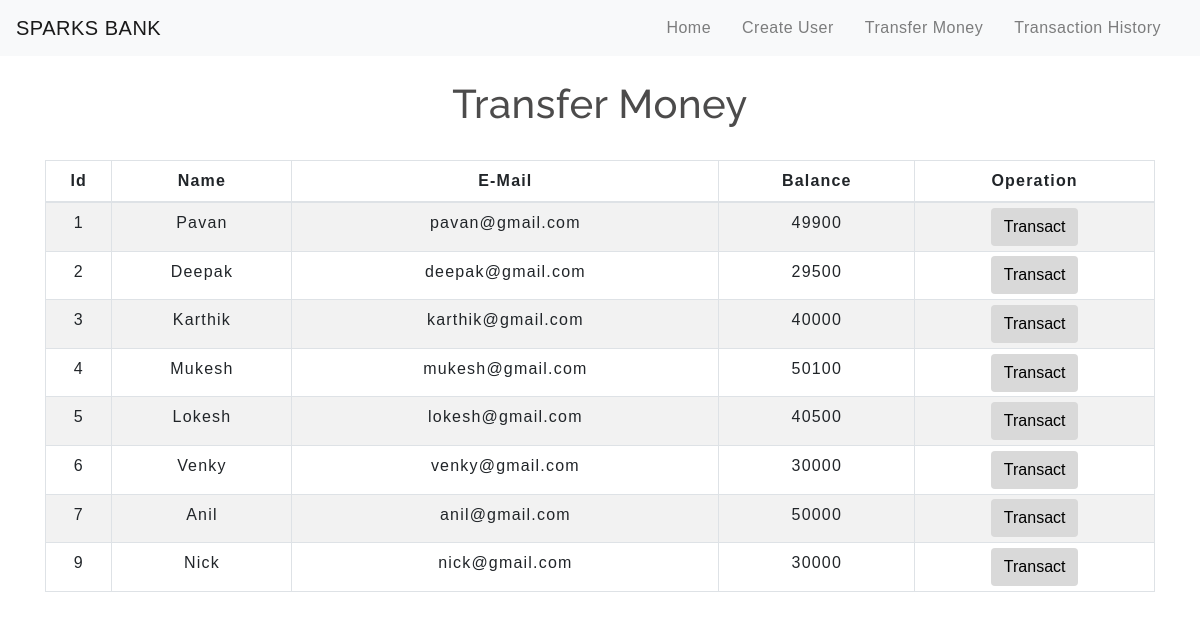
The app's page /transfermoney.php with its own data.
### tables this page shows
CREATE TABLE `users` (
  `id` int(3) NOT NULL,
  `name` text NOT NULL,
  `email` varchar(30) NOT NULL,
  `balance` int(8) NOT NULL
);

### transfermoney.php (the view, shortened to what this page needs)
<!DOCTYPE html>
<html lang="en">
<head>
    <link rel="stylesheet" href="https://maxcdn.bootstrapcdn.com/bootstrap/4.0.0/css/bootstrap.min.css">
    <link rel="stylesheet" type="text/css" href="css/table.css">
    <link rel="stylesheet" type="text/css" href="css/navbar.css">
</head>
<body>
<?php
    include 'config.php';
    $sql = "SELECT * FROM users";
    $result = mysqli_query($conn,$sql);
?>
<nav class="navbar navbar-expand-md navbar-light bg-light">
      <a class="navbar-brand" href="index.php">SPARKS BANK</a>
      <div class="collapse navbar-collapse" id="collapsibleNavbar">
            <ul class="navbar-nav ml-auto">
              <li class="nav-item">
                <a class="nav-link" href="index.php">Home</a>
              </li>
              <li class="nav-item">
                <a class="nav-link" href="createuser.php">Create User</a>
              </li>
              <li class="nav-item">
                <a class="nav-link" href="transfermoney.php">Transfer Money</a>
              </li>
              <li class="nav-item">
                <a class="nav-link" href="transactionhistory.php">Transaction History</a>
              </li>
          </div>
       </nav>
<div class="container">
        <h2 class="text-center pt-4">Transfer Money</h2>
        <br>
            <div class="row">
                <div class="col">
                    <div class="table-responsive-sm">
                    <table class="table table-hover table-sm table-striped table-condensed table-bordered">
                        <thead>
                            <tr>
                            <th scope="col" class="text-center py-2">Id</th>
                            <th scope="col" class="text-center py-2">Name</th>
                            <th scope="col" class="text-center py-2">E-Mail</th>
                            <th scope="col" class="text-center py-2">Balance</th>
                            <th scope="col" class="text-center py-2">Operation</th>
                            </tr>
                        </thead>
                        <tbody>
                <?php
                    while($rows=mysqli_fetch_assoc($result)){
                ?>
                    <tr>
                        <td class="py-2"><?php echo $rows['id'] ?></td>
                        <td class="py-2"><?php echo $rows['name']?></td>
                        <td class="py-2"><?php echo $rows['email']?></td>
                        <td class="py-2"><?php echo $rows['balance']?></td>
                        <td><a href="selecteduserdetail.php?id= <?php echo $rows['id'] ;?>"> <button type="button" class="btn">Transact</button></a></td>
                    </tr>
                <?php
                    }
                ?>
                        </tbody>
                    </table>
                    </div>
                </div>
            </div>
         </div>
</body>
</html>

### css/table.css (style rules this page uses)
* { padding: 0; margin: 0; box-sizing: border-box; font-family: sans-serif; }
h2 { font-size: 40px; }
table { letter-spacing: 1.2px; }
td { text-align: center; }
button { border:none; background: #d9d9d9; transition: 1s; }

### css/navbar.css (style rules this page uses)
.nav-link { margin-right: 15px; color:#2F363F; letter-spacing: 0.5px; transition: 0.5s; }
.navbar-brand { color: #4C4B4B; letter-spacing: 0.5px; }
h2 { color: #4C4B4B; letter-spacing: 0.5px; font-family: raleway; }

### transfermoney.php (style rules this page uses)
button { transition: 1.5s; }

### records on screen
users: id "1", name "Pavan", email "pavan@gmail.com", balance "49900"
users: id "2", name "Deepak", email "deepak@gmail.com", balance "29500"
users: id "3", name "Karthik", email "karthik@gmail.com", balance "40000"
users: id "4", name "Mukesh", email "mukesh@gmail.com", balance "50100"
users: id "5", name "Lokesh", email "lokesh@gmail.com", balance "40500"
users: id "6", name "Venky", email "venky@gmail.com", balance "30000"
users: id "7", name "Anil", email "anil@gmail.com", balance "50000"
users: id "9", name "Nick", email "nick@gmail.com", balance "30000"
